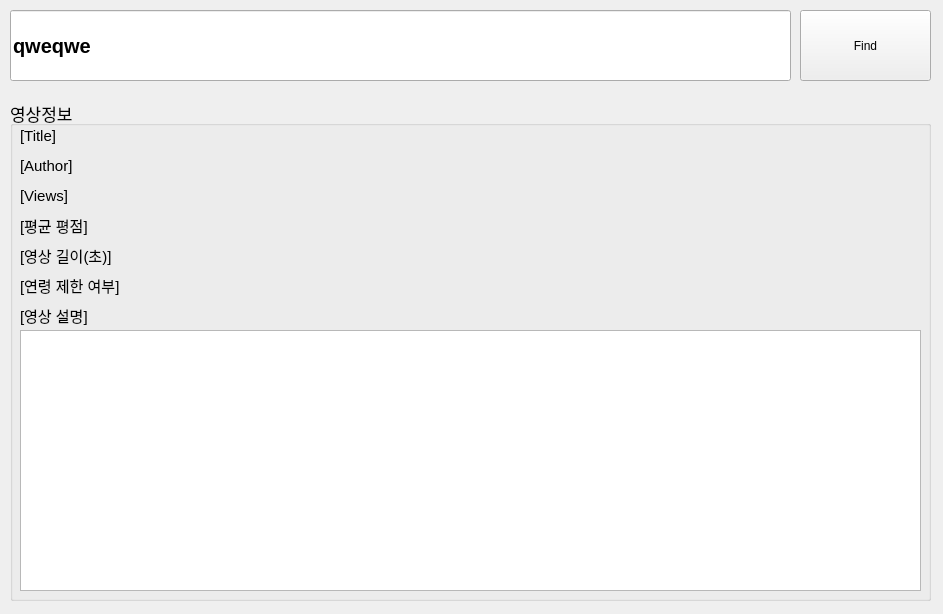
<?xml version="1.0" encoding="UTF-8"?>
<ui version="4.0">
 <class>MainWindow</class>
 <widget class="QMainWindow" name="MainWindow">
  <property name="geometry">
   <rect>
    <x>0</x>
    <y>0</y>
    <width>943</width>
    <height>614</height>
   </rect>
  </property>
  <property name="windowTitle">
   <string>YoutubeVideoDownload</string>
  </property>
  <widget class="QWidget" name="centralwidget">
   <widget class="QPushButton" name="pushButton">
    <property name="geometry">
     <rect>
      <x>800</x>
      <y>10</y>
      <width>131</width>
      <height>71</height>
     </rect>
    </property>
    <property name="text">
     <string>Find</string>
    </property>
   </widget>
   <widget class="QLineEdit" name="lineEdit">
    <property name="geometry">
     <rect>
      <x>10</x>
      <y>10</y>
      <width>781</width>
      <height>71</height>
     </rect>
    </property>
    <property name="font">
     <font>
      <pointsize>15</pointsize>
      <weight>75</weight>
      <bold>true</bold>
     </font>
    </property>
    <property name="text">
     <string>qweqwe</string>
    </property>
   </widget>
   <widget class="QGroupBox" name="groupBox">
    <property name="geometry">
     <rect>
      <x>10</x>
      <y>100</y>
      <width>921</width>
      <height>501</height>
     </rect>
    </property>
    <property name="font">
     <font>
      <pointsize>13</pointsize>
     </font>
    </property>
    <property name="title">
     <string>영상정보</string>
    </property>
    <widget class="QLabel" name="label">
     <property name="geometry">
      <rect>
       <x>10</x>
       <y>20</y>
       <width>891</width>
       <height>31</height>
      </rect>
     </property>
     <property name="font">
      <font>
       <pointsize>11</pointsize>
      </font>
     </property>
     <property name="text">
      <string>[Title]</string>
     </property>
    </widget>
    <widget class="QLabel" name="label_2">
     <property name="geometry">
      <rect>
       <x>10</x>
       <y>50</y>
       <width>891</width>
       <height>31</height>
      </rect>
     </property>
     <property name="font">
      <font>
       <pointsize>11</pointsize>
      </font>
     </property>
     <property name="text">
      <string>[Author]</string>
     </property>
    </widget>
    <widget class="QLabel" name="label_3">
     <property name="geometry">
      <rect>
       <x>10</x>
       <y>80</y>
       <width>891</width>
       <height>31</height>
      </rect>
     </property>
     <property name="font">
      <font>
       <pointsize>11</pointsize>
      </font>
     </property>
     <property name="text">
      <string>[Views]</string>
     </property>
    </widget>
    <widget class="QLabel" name="label_4">
     <property name="geometry">
      <rect>
       <x>10</x>
       <y>110</y>
       <width>891</width>
       <height>31</height>
      </rect>
     </property>
     <property name="font">
      <font>
       <pointsize>11</pointsize>
      </font>
     </property>
     <property name="text">
      <string>[평균 평점]</string>
     </property>
    </widget>
    <widget class="QLabel" name="label_5">
     <property name="geometry">
      <rect>
       <x>10</x>
       <y>140</y>
       <width>891</width>
       <height>31</height>
      </rect>
     </property>
     <property name="font">
      <font>
       <pointsize>11</pointsize>
      </font>
     </property>
     <property name="text">
      <string>[영상 길이(초)]</string>
     </property>
    </widget>
    <widget class="QLabel" name="label_6">
     <property name="geometry">
      <rect>
       <x>10</x>
       <y>170</y>
       <width>891</width>
       <height>31</height>
      </rect>
     </property>
     <property name="font">
      <font>
       <pointsize>11</pointsize>
      </font>
     </property>
     <property name="text">
      <string>[연령 제한 여부]</string>
     </property>
    </widget>
    <widget class="QLabel" name="label_7">
     <property name="geometry">
      <rect>
       <x>10</x>
       <y>200</y>
       <width>891</width>
       <height>31</height>
      </rect>
     </property>
     <property name="font">
      <font>
       <pointsize>11</pointsize>
      </font>
     </property>
     <property name="text">
      <string>[영상 설명]</string>
     </property>
    </widget>
    <widget class="QTextEdit" name="textEdit">
     <property name="geometry">
      <rect>
       <x>10</x>
       <y>230</y>
       <width>901</width>
       <height>261</height>
      </rect>
     </property>
    </widget>
   </widget>
  </widget>
 </widget>
 <resources/>
 <connections/>
</ui>
